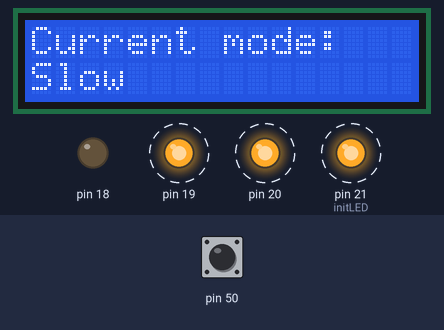
A program run on a simulated Arduino Mega 2560, built with avr-gcc and run on an emulated ATmega2560. Shown: 16×2 character LCD, output pins drawn as LEDs (lit = HIGH). Wiring (inferred from the signals the program sends): character LCD (HD44780): RS pin 12; E pin 10; data pin 22, pin 23, pin 24, pin 25. Dashed ring = blinking. Inputs (shaded band) come from the test bench; at power-on: pin 50 HIGH. The character LCD is taken to start in 4-bit mode; pins used as bus, display or sensor lines are not drawn.

Above: at 5.0 s.
5.1 s: pin 50 pulled LOW for 0.15 s
At 5.46 s:
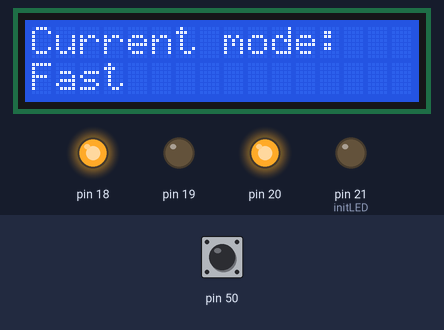
5.8 s: pin 50 pulled LOW for 1 s
At 7.13 s:
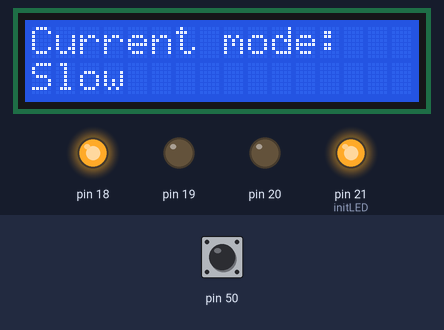
7.4 s: pin 50 pulled LOW for 0.15 s
At 7.78 s:
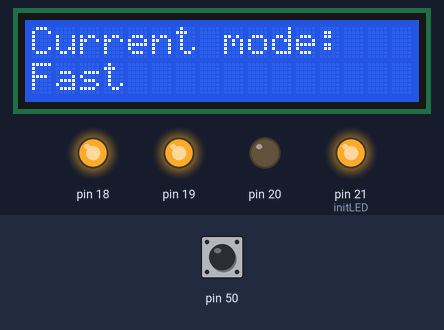
8.1 s: pin 50 pulled LOW for 3.2 s
At 11.68 s:
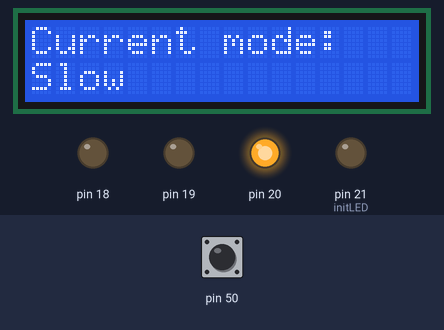
Timing chart, 0 to 12.9 s (numbered marks = the images above; inputs shaded):
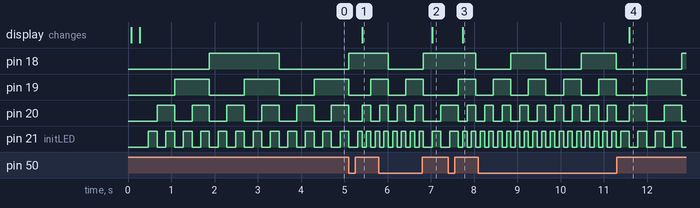

Measured:
- after the input at 5.1 s, the display: changes after 0.31 s (image 1)
- after the input at 5.8 s, the display: changes after 1.2 s (image 2)
- after the input at 7.4 s, pin 18: HIGH → LOW after 0.64 s; the display: changes after 0.34 s (image 3)
- after the input at 8.1 s, the display: changes after 3.5 s (image 4)
- by itself, pin 19: alternates HIGH for 0.81 s and LOW for 0.81 s
- by itself, pin 20: alternates HIGH for 0.40 s and LOW for 0.40 s
- by itself, pin 21 (initLED): alternates HIGH for 0.20 s and LOW for 0.20 s

The program:

main.cpp
```cpp
// Author: Alejandro Romero-Lozano
// Net ID: aromerolozano
// Date: 10/13/2023
// Assignment:  Lab 3
//
// Description: This file contains a programmatic overall description of the
// program. It should never contain assignments to special function registers
// for the exception key one-line code such as checking the state of the pin.
//
// Requirements:
//----------------------------------------------------------------------//
#include <Arduino.h>
#include <avr/io.h>
#include <avr/interrupt.h>

#include "led.h"
#include "switch.h"
#include "timer.h"
#include "lcd.h"

#define SHORT_DELAY 100
#define LONG_DELAY 200

typedef enum stateType_enum {
  wait_press,
  debounce_press,
  wait_release,
  debounce_release
} stateType;

// Initialize states.
// define state variable volatile
volatile stateType pbstate = wait_press;

volatile int led_speed = 2;


int main(){
  sei(); // Enable global interrupts.

  Serial.begin(9600);

  initTimer0();
  initTimer1();


  initSwitchPB3();

  initLED();
  int led_count = 0;


  initLCD();

  moveCursor(0, 0); // moves the cursor to 0,0 position
  writeString("Current mode: ");
  moveCursor(1, 0);  // moves the cursor to 1,0 position
  writeString("Fast");


	while (1) {


    if (led_speed == 2) {
      delayMs(LONG_DELAY);

      moveCursor(1, 0);  // moves the cursor to 1,0 position
      writeString("Slow ");

    }
    else {
      delayMs(SHORT_DELAY);
      moveCursor(1, 0);  // moves the cursor to 1,0 position
      writeString("Fast");
    }

    turnOnLEDWithChar(led_count);


    switch (pbstate) {

      case wait_press:
        // Serial.println("In wait_press state");
        delayMs(1);
        break;

      case debounce_press:
        // Serial.println("In debounce_press state");
        delayMs(1);
        pbstate = wait_release;
        break;

      case wait_release:
        // Serial.println("In wait_release state");
        delayMs(1);
        break;


      case debounce_release:
        // Serial.println("In debounce_release state");
        delayMs(1);
        pbstate = wait_press;
        break;
      }

    // Serial.flush();

    led_count++;
  }

  return 0;
}

/* Implement an Pin Change Interrupt which handles the switch being
* pressed and released. When the switch is pressed and released, the LEDs
* change at twice the original rate. If the LEDs are already changing at twice
* the original rate, it goes back to the original rate.
*/
// ISR for PCINT0
ISR(PCINT0_vect){
  // if the interrupt was triggered when state was waiting for press then we are going
  // debounce the press action  so set pbstate to debounce press
  if( pbstate == wait_press) {
    pbstate = debounce_press;
  }
  else if (pbstate == wait_release) {
    // else if interrupt was triggered when we were in wait_release, then we are going to
    // debounce the release action so set the pbstate to debounce release but first
    // check the ledspeed and change it
    if (led_speed == 2) {  // if the led_speed is fast then change it to slow
      led_speed = 1;
    }
    else {
      led_speed = 2; // else led_speed was slow so change it to fast
    }

    pbstate = debounce_release;
  }
}
```

led.cpp
```cpp
// Author: Alejandro Romero-Lozano
// Net ID: aromerolozano
// Date: 10/13/2023
// Assignment:  Lab 3
// Description: This file implements turnOnLED and initLED to control
// the LEDs.
//----------------------------------------------------------------------//


#include <avr/io.h>
#include <util/delay.h>
#include "led.h"

/* Initialize PD0, PD1, PD2, and PD3 to outputs
*/
void initLED(){

    DDRD |= (1<<DDD0) | (1<<DDD1) | (1<<DDD2) | (1<<DDD3);
}

/* This must be one line of code.
* In this function you will be giving a number "num" which will be represented
* in binary by four LEDs. You must effectively assign the lowest four bits of
* "num" to the appropriate bits of PORTD.
*/
void turnOnLEDWithChar(unsigned char num){

    PORTD = (PORTD & 0xF0) | (num & 0x0F);

}
```

led.h
```cpp
// Description: This file contains function prototypes to be implemented in
// led.cpp and to be included in main.cpp.
//----------------------------------------------------------------------//

#ifndef LED_H
#define LED_H

void initLED();
void turnOnLEDWithChar(unsigned char num);

#endif
```

switch.cpp
```cpp
// Author: Alejandro Romero-Lozano
// Net ID: aromerolozano
// Date: 10/13/2023
// Assignment:  Lab 3
// Description: This file implements the initialization of an external
// switch.
//----------------------------------------------------------------------//

#include "switch.h"
#include <avr/io.h>

/*
 * Initializes pull-up resistor on PB3 and sets it into input mode
 */
void initSwitchPB3(){
    DDRB &= ~(1<<DDB3); // set direction for input
    PORTB |= (1 << PORTB3);  // enable the pullup resistor for stable input

    // enable the group pin change interrupts PCINTs 0 through 7
    PCICR |= (1 << PCIE0);
    // enable the local PCINT 3 corresponding to development board header pin 12
    PCMSK0 |= (1 << PCINT3);
}
```

switch.h
```cpp
// Description: Function prototypes for switch.cpp
//----------------------------------------------------------------------//

#ifndef SWITCH_H
#define SWITCH_H

void initSwitchPB3();

#endif
```

timer.cpp
```cpp
// Author: Alejandro Romero-Lozano
// Net ID: aromerolozano
// Date: 10/13/2023
// Assignment: Lab 3
//----------------------------------------------------------------------//
#include <Arduino.h>

#include "timer.h"
//You many use any timer you wish for the microsecond delay and the millisecond delay


/* Initialize timer 1, you should not turn the timer on here. Use CTC mode  .*/
void initTimer1(){
    // initialize mode of operation for Timer1 using CTC mode
    // WGM bits need configured
    TCCR1A &= ~( (1 << WGM10) | ( 1<< WGM11));
    TCCR1B |= ( 1 << WGM12);
    TCCR1B &= ~ ( 1 << WGM13);
    //this is the microsecond delay
}

// /* This delays the program an amount of microseconds specified by unsigned int delay.
// */
void delayUs(unsigned int delay){
    unsigned int count = 0;

    // set outout compare value
    // we used the formula OCR0A = [Td * fclk]/ PS
    // using a PS = 8, Td = 1us fclk = 16MHz.
    // OCR1A = 2  - 1 to acccount for starting at bit 0.
    OCR1A = 1;

    // turn on clock with the CS bits and start counting
    // Use Prescaleer of 0 (16 counts is 1 us)
    TCCR1B |= (1 << CS11);
    TCCR1B &= ~((1 << CS10)| (1 << CS12));

    // poll the flag OCF1A bit to see when it is raised
    // while the flag bit OCF1A is down , do nothing
    while (count < delay){
        // CLEAR THE OCF0A FLAG ()
        // CLEAR THE OCF0A flag by writing a 1 bit
        TIFR1 |= (1 << OCF1A);

        TCNT1 = 0;
        // CLEAR THE COUNTER TO RESTART COUNTING UP TO 249
        // WHILE THE FLAG OCF0A IS NOT RAISED DO NOTHING
        while(!(TIFR1 & ( 1 << OCF1A))){
        }
        // Serial.println("Works?");

        count++;
    }

    // exit out we have our delay required
    // turn off clock
    TCCR1B &= ~( ( 1 << CS12) | ( 1 << CS11) | (1 << CS10));
}

/* Initialize timer 0, you should not turn the timer on here.
* You will need to use CTC mode */
void initTimer0(){
    // WGM bits need to be specified
    // for CTC mode WGM00 = 0, WGM01 = 1, WGM02 = 0
	TCCR0A &= ~( 1 << WGM00);
    TCCR0A |=  ( 1 << WGM01);
    TCCR0B &= ~( 1 << WGM02);
    //this is the millisecond delay

}
/* This delays the program an amount specified by unsigned int delay.
* Use timer 0. Keep in mind that you need to choose your prescalar wisely
* such that your timer is precise to 1 millisecond and can be used for
* 100-2000 milliseconds
*/
void delayMs(unsigned int delay){
    unsigned int count = 0;

    // set up prescaler and output compare register value with formula
    // OCR0A = (Td * Clk Freq )/ (Prescaler)
    // Td = 1ms, clk freq = 16Mhz, Prescaler = 64
    // OCR0A = 249;
    //set the output compare register OCR0A to 249;

    OCR0A = 249;


    // TURN ON CLOCK , SET FREQ PRSCALER TO 64
    TCCR0B  |= (1 << CS00) | (1 << CS01);
    TCCR0B  &= ~ (1 << CS02);
    // go into the millisecond loop and loop until count = delay
    // after this while loop the delay time = delay * 1ms
    while (count < delay){
        // CLEAR THE OCF0A FLAG ()
        // CLEAR THE OCF0A flag by writing a 1 bit
        TIFR0 |= (1 << OCF0A);

        TCNT0 = 0;
        // CLEAR THE COUNTER TO RESTART COUNTING UP TO 249
        // WHILE THE FLAG OCF0A IS NOT RAISED DO NOTHING
        while(!(TIFR0 & ( 1 << OCF0A))){}

        count++;
    }

    // turn clock off
    TCCR0B  &= ~ ((1 << CS00) | (1 << CS01) | ( 1 << CS02));
}
```

timer.h
```cpp
// Author:
// Net ID:
// Date:
// Assignment:     Lab 3
//----------------------------------------------------------------------//

#ifndef TIMER_H
#define TIMER_H

#include <avr/io.h>

void initTimer1();
void delayUs(unsigned int delay);
void initTimer0();
void delayMs(unsigned int delay);

#endif
```

lcd.cpp
```cpp
// Author: Alejandro Romero-Lozano
// Net ID: aromerolozano
// Date: 10/13/2023
// Assignment: Lab 3
//----------------------------------------------------------------------//
#include "lcd.h"
#include "timer.h"
#include <util/delay.h>

/*
 * Initializes all pins related to the LCD to be outputs
 */
void initLCDPins(){

  // Set A port pins for LCD data lines
  DDRA |= (1<<DDA0) | (1<<DDA1) | (1<<DDA2) | (1<<DDA3);
  // PORTA0 -> Header pin 22 -> LCD D4
  // PORTA1 -> Header pin 23 -> LCD D5
  // PORTA2 -> Header pin 24 -> LCD D6
  // PORTA3 -> Header pin 25 -> LCD D7

  // Set B port pins for LCD control lines
  DDRB |= (1<<DDB4) | (1<<DDB6);
  // PORTB4 -> Header pin 10 -> LCD Enable (E)
  // PORTB6 -> Header pin 12 -> LCD Register Select (RS)

}


/* 1. Assert bits to pins connected to DB[7:4] on the LCD screen
 *      a. data is an unsigned char which has 8 bits. Therefore, you
 *         need assign the bottom 4 bits of "data" to the appropriate bits in
 *         PORTA
 *  2. This is a "command" signal, meaning RS should be Low
 *  3. Assert high on enable pin, delay, and asset low on enable pin
 *  4. delay the provided number in MICROseconds.
 */
void fourBitCommandWithDelay(unsigned char data, unsigned int delay){

  PORTA = (PORTA & 0xF0) | (data & 0x0F);

  PORTB &= ~(1 << PORTB6); //setting rs low

  PORTB |= (1 << PORTB4); //setting enable pin high

  delayUs(1);

  PORTB &= ~(1 << PORTB4); //setting enable pin low

  delayUs(delay);
}


/* Similar to fourBitCommandWithDelay except that now all eight bits of command are
 * sent.
 * 1. Assert bits to pins connected to DB[7:4] on the LCD screen
 *       a. unlike fourBitCommandWithDelay, you need to send the TOP four bits of
 *          "command" first. These should be assigned to appropriate bits in PORTA
 * 2. This is a command signal, meaning RS should be low
 * 3. Assert high on enable pin, delay, and asset low on enable pin
 * 4. Now set the lower four bits of command to appropriate bits in PORTA
 * 5. Assert high on enable pin, delay, and asset low on enable pin
 * 6. delay the provided number in MICROseconds.
 */
void eightBitCommandWithDelay(unsigned char command, unsigned int delay){

  PORTA = (command >> 4) & 0x0F; //top most bits of command

  PORTB &= ~(1 << PORTB6); //setting rs low

  PORTB |= (1 << PORTB4); //setting enable pin high

  PORTB &= ~(1 << PORTB4); //setting enable pin low

  PORTA = (PORTA & 0xF0) | (command & 0x0F); //bottom most bits of command

  PORTB |= (1 << PORTB4); //setting enable pin high

  delayUs(1);

  PORTB &= ~(1 << PORTB4); //setting enable pin low

  delayUs(delay);

}


/* Similar to eightBitCommandWithDelay except that now RS should be high
 * 1. Assert bits to pins connected to DB[7:4] on the LCD screen
 * 2. This is a "data" signal, meaning RS should be high
 * 3. Assert high on enable pin, delay, and asset low on enable pin
 * 4. Now set the lower four bits of character to appropriate bits in PORTA
 * 5. Assert high on enable pin, delay, and asset low on enable pin
 * 6. delay is always 46 MICROseconds for a character write
 */
void writeCharacter(unsigned char character){
  PORTA = (character >> 4) & 0x0F; //top most bits of command
  // PORTA = character & 0xF0;
  PORTB |= (1 << PORTB6); //setting rs high

  PORTB |= (1 << PORTB4); //setting enable pin high

  PORTB &= ~(1 << PORTB4); //setting enable pin low

  PORTA = (PORTA & 0xF0) | (character & 0x0F); //bottom most bits of command

  PORTB |= (1 << PORTB4); //setting enable pin high

  delayUs(1);

  PORTB &= ~(1 << PORTB4); //setting enable pin low

  delayUs(43);

}


/*
 * Writes a provided string such as "Hello!" to the LCD screen. You should
 * remember that a c string always ends with the '\0' character and
 * that this should just call writeCharacter multiple times.
 */
void writeString(const char *str){
  while(*str != '\0'){
    writeCharacter(*str);
    str++;
  }
}


/*
 * This moves the LCD cursor to a specific place on the screen.
 * This can be done using the eightBitCommandWithDelay with correct arguments
 */
void moveCursor(unsigned char x, unsigned char y){

  unsigned char new_address = (0x80) | (x<<6) | (y) ;

  eightBitCommandWithDelay(new_address, 53);

}


/* This is the procedure outline on the LCD datasheet page 4 out of 9.
 * This should be the last function you write as it largely depends on all other
 * functions working.
 */
void initLCDProcedure(){
  // Delay 50 milliseconds
  delayMs(50);
  // Write 0b0011 to DB[7:4] and delay 4100 microseconds
  PORTA = (PORTA & 0xF0) | (3 & 0x0F);
  delayUs(4100);
  // Write 0b0011 to DB[7:4] and delay 100 microseconds
  PORTA = (PORTA & 0xF0) | (3 & 0x0F);
  delayUs(100);
  // The data sheet does not make this clear, but at this point you are issuing
  // commands in two sets of four bits. You must delay after each command
  // (which is the second set of four bits) an amount specified on page 3 of
  // the data sheet.
  // write 0b0011 to DB[7:4] and 100us delay
  PORTA = (PORTA & 0xF0) | (3 & 0x0F);
  delayUs(100);
  // write 0b0010 to DB[7:4] and 100us delay.
  PORTA = (PORTA & 0xF0) | (2 & 0x0F);
  delayUs(100);
  // Function set in the command table with 53us delay
  // Function set in the command table with 53us delay
  // 0b00101000
  eightBitCommandWithDelay((unsigned char)(0x28), 53);

  // Display off in the command table with 53us delay
  // 0b00001000
  eightBitCommandWithDelay((unsigned char)(0x08), 53);

  // Clear display in the command table. Remember the delay is longer!!!
  // 0b00000001
  eightBitCommandWithDelay((unsigned char)(0x01), 3000);

  // Entry Mode Set in the command table.
  // 0b00000110
  eightBitCommandWithDelay((unsigned char)(0x06), 3000);

  // Display ON/OFF Control in the command table. (Yes, this is not specified),
  // in the data sheet, but you have to do it to get this to work. Yay datasheets!)
  // 0b00001100
  eightBitCommandWithDelay((unsigned char)(0x0C), 3000);

}


/* Initializes Tri-state for LCD pins and calls initialization procedure.
* This function is made so that it's possible to test initLCDPins separately
* from initLCDProcedure which will likely be necessary.
*/
void initLCD(){
  initLCDPins();
  initLCDProcedure();
}
```

lcd.h
```cpp
// Author:
// Net ID:
// Date:
// Assignment:     Lab 3
//----------------------------------------------------------------------//

#ifndef LCD_H
#define LCD_H

#include <avr/io.h>

void initLCD();
void fourBitCommandWithDelay(unsigned char data, unsigned int delay);
void eightBitCommandWithDelay(unsigned char command, unsigned int delay);
void writeCharacter(unsigned char character);
void writeString(const char *string);
void moveCursor(unsigned char x, unsigned char y);
void initLCDPins();
void initLCDProcedure();

#endif
```
